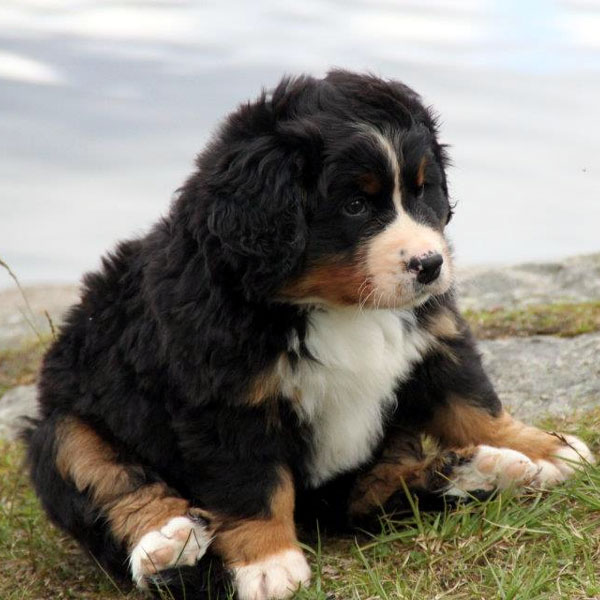
#> input picture image.jpg, 600 x 600 px
$ python test.py   (Python 2 division)
#> lines starting #> are read from the running program, lines starting #| are printed output that depends on the picture
# dependencies
import numpy as np
import Image
import sys

def image_to_gray():
  image = Image.open('image.jpg').convert('LA')
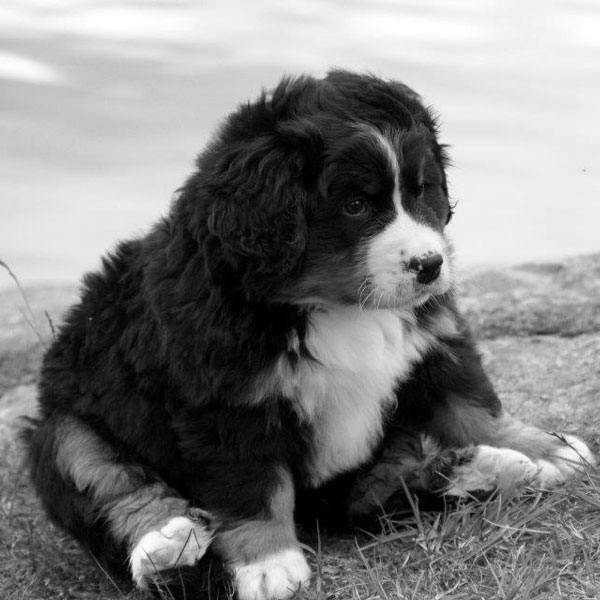
#> image: PIL image 600x600 LA; mean R, G, B, A 127.2, 127.2, 127.2, 255
  return image

def store_pixel_values(gray):
  global length,width
  height, width = gray.size
#> height = 600; width = 600
  length=height*width
#> length = 360000
  image = gray.load()
  pixel = []
  for i in range(width):
    for j in range(height):
      pixel.append(image[i,j])
#> after the loop, pixel = 360000 items
  return pixel

def return_single_vals(values):
  pixel = []
  for i in values:
    # print i[0]
    pixel.append(i[0])
  return pixel

def re_matrix(pixel):
  global length,width
  new_pixel = []
  line=[]
  for i in range(length):
      line.append(pixel[i])
      if (i+1)%width==0:
        new_pixel.append(line)
        line=[]
  return new_pixel


if __name__ == '__main__':
  gray = image_to_gray()
  values = store_pixel_values(gray)
#> values = 360000 items
  pixel = return_single_vals(values)
#> the loop in return_single_vals, `for i in values:` made 360000 passes
#> i on passes 1 to 3: (237, 255), (237, 255), (237, 255)
#> pixel = 360000 items
  new_pixel=re_matrix(pixel)
#> after the loop in re_matrix, `for i in range(length):`: new_pixel = 600 items
#> new_pixel = 600 items
  # print len(new_pixel)
  # print len(new_pixel[599])
  # print new_pixel
  np.savetxt('values.txt', new_pixel, fmt="%s")

  new_pixel=np.matrix(new_pixel)
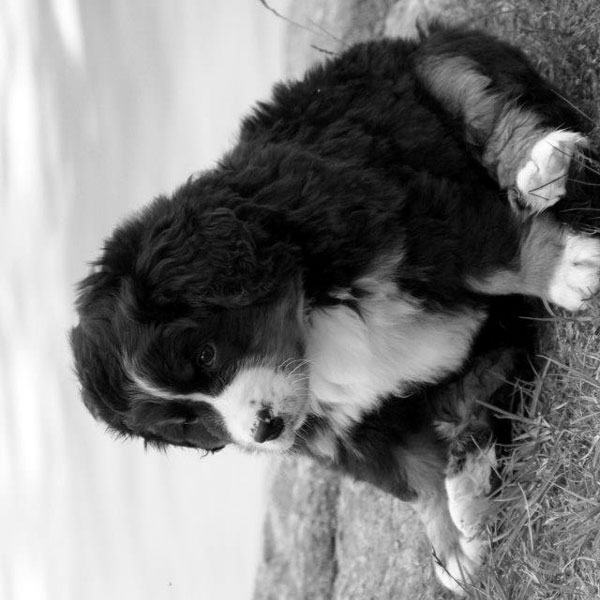
#> new_pixel: shape (600, 600) int64; min 0, max 255, mean 127.2
  U, s, V = np.linalg.svd(new_pixel, full_matrices=True)
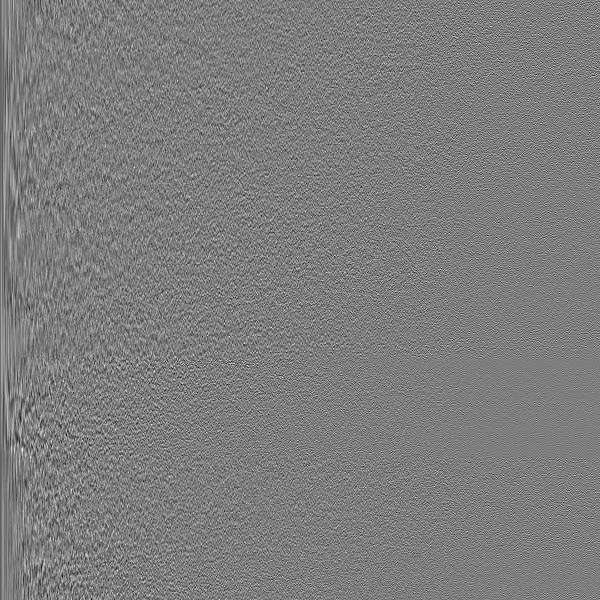
#> U: shape (600, 600) float64; min -0.227, max 0.233, mean -6.02e-05; drawn with min black and max white
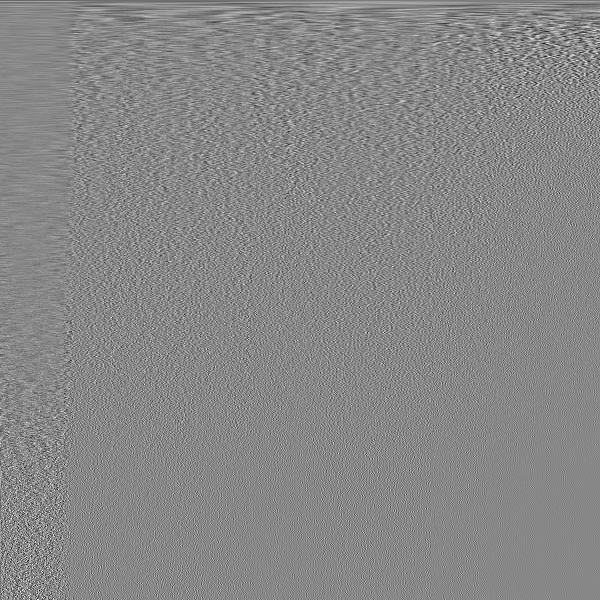
#> V: shape (600, 600) float64; min -0.281, max 0.246, mean -4.53e-05; drawn with min black and max white
#> s = 600 values, max 85320.3 at index 0, min 0.0115 at index 599, mean 479.6

  V1=np.transpose(V)
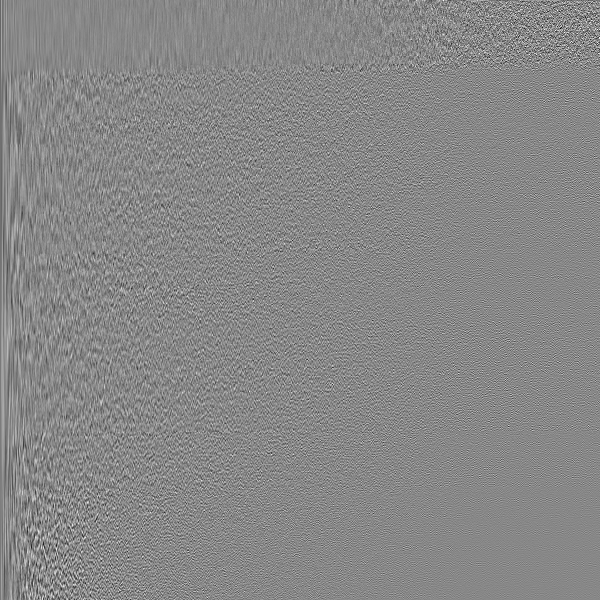
#> V1: shape (600, 600) float64; min -0.281, max 0.246, mean -4.53e-05; drawn with min black and max white
  X=np.matrix(0)
  # print X.shape
  j=100
  for i in range(j):
    X=np.add(s[i]*np.matrix(U[:,i])*np.matrix(V1[i,:]),X)
#> this loop made 100 passes
#> pass 1, `X=np.add(s[i]*np.matrix(U[:,i])*np.matrix(V1[i,:]),X)`:
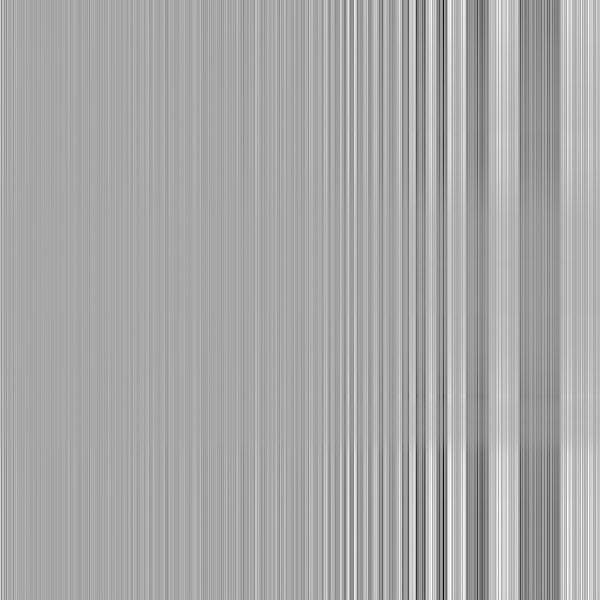
#> X: shape (600, 600) float64; min -1154.7, max 598.8, mean 1.7; drawn with min black and max white


  # print s.shape
  # print V1.shape
  # print U.shape
  print X.shape
#| (600, 600)


  # np.savetxt('rank1_comb.txt', rank1_comb, fmt="%s")
